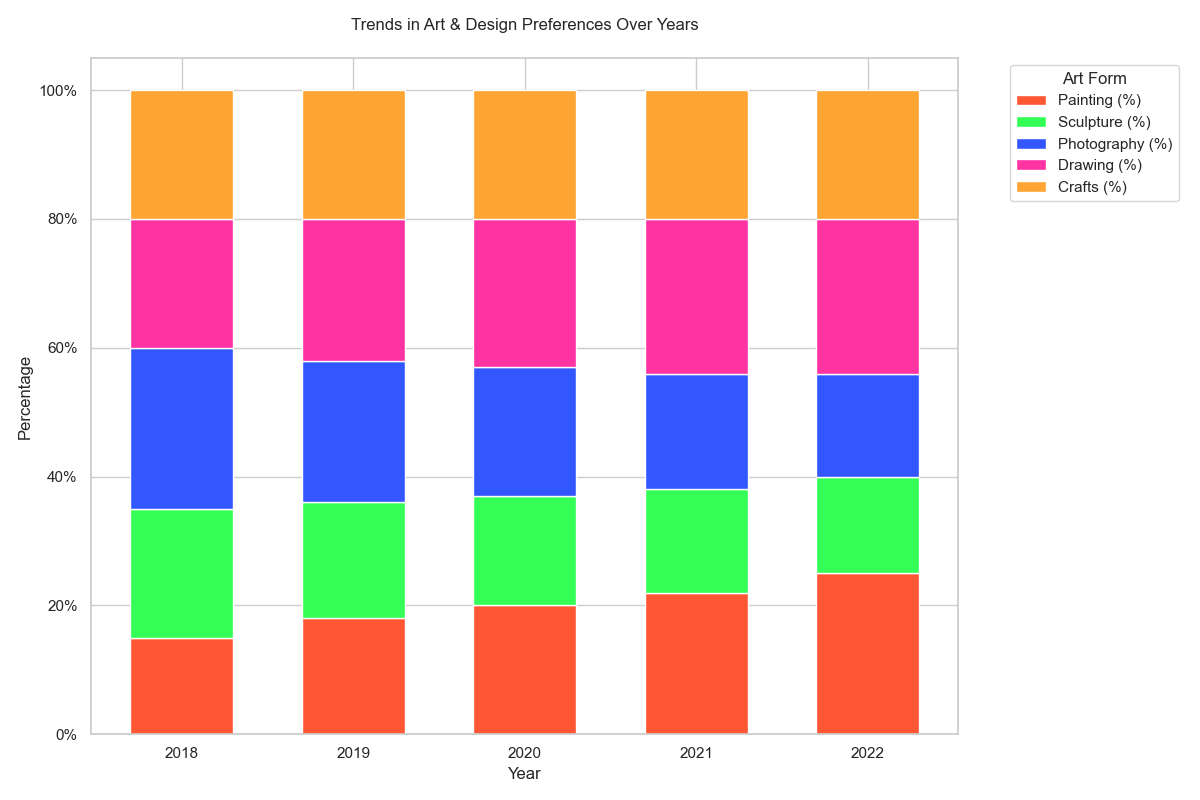

Write Python code to recreate this figure.

import matplotlib.pyplot as plt
import pandas as pd

data = [
    {'Year': 2018, 'Painting (%)': 15, 'Sculpture (%)': 20, 'Photography (%)': 25, 'Drawing (%)': 20, 'Crafts (%)': 20},
    {'Year': 2019, 'Painting (%)': 18, 'Sculpture (%)': 18, 'Photography (%)': 22, 'Drawing (%)': 22, 'Crafts (%)': 20},
    {'Year': 2020, 'Painting (%)': 20, 'Sculpture (%)': 17, 'Photography (%)': 20, 'Drawing (%)': 23, 'Crafts (%)': 20},
    {'Year': 2021, 'Painting (%)': 22, 'Sculpture (%)': 16, 'Photography (%)': 18, 'Drawing (%)': 24, 'Crafts (%)': 20},
    {'Year': 2022, 'Painting (%)': 25, 'Sculpture (%)': 15, 'Photography (%)': 16, 'Drawing (%)': 24, 'Crafts (%)': 20}
]

df = pd.DataFrame(data)
df.set_index('Year', inplace=True)

cumulative_values = df.cumsum(axis=1)

colors = ['#FF5733', '#33FF57', '#3357FF', '#FF33A1', '#FFA533']
fig, ax = plt.subplots(figsize=(12, 8))

bar_width = 0.6
for i, col in enumerate(df.columns):
    bottom_values = cumulative_values.iloc[:, i-1] if i > 0 else None
    ax.bar(
        df.index,
        df[col],
        bottom=bottom_values,
        color=colors[i],
        edgecolor='white',
        label=col,
        width=bar_width
    )

ax.set_xticks(df.index)
ax.set_xticklabels(df.index, rotation=0)
ax.set_xlabel('Year')
ax.set_ylabel('Percentage')
ax.set_title('Trends in Art & Design Preferences Over Years', pad=20)
ax.legend(title='Art Form', bbox_to_anchor=(1.05, 1), loc='upper left')

yticks = ax.get_yticks()
ax.set_yticklabels(['{}%'.format(int(y)) for y in yticks])

plt.tight_layout()
plt.show()
